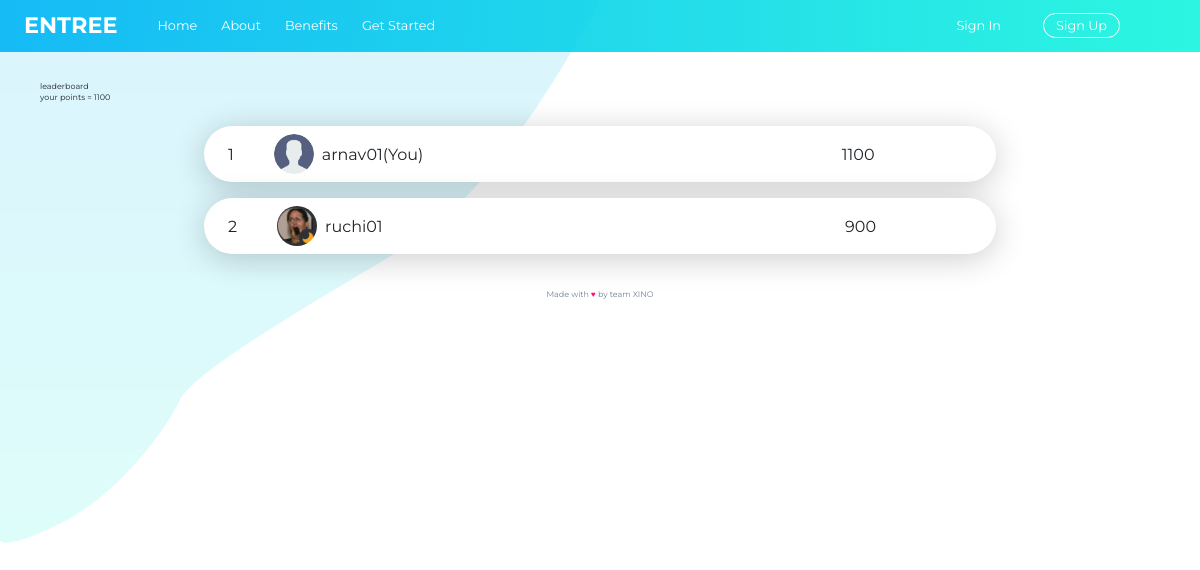
/leaderboard (signed in), run on the app's committed database.
### Tool/models.py (models this page shows, shortened)
class User(db.Model,UserMixin):
    __tablename__ = 'users'
    id = db.Column(db.Integer,primary_key = True)
    name = db.Column(db.String(64))
    username = db.Column(db.String , unique = True)
    profile_image = db.Column(db.String(64), nullable = False , default = 'developer.png')
    membership = db.Column(db.String(64), nullable = False , default = 'basic')
    email = db.Column(db.String(64),unique = True,index = True)
    password_hash = db.Column(db.String(128))
    points = db.Column(db.Integer , default = 0)

### app.py (the view)
@app.route('/leaderboard')
def leaderboard():
    all_users = User.query.order_by(User.points.desc()).all()
    n = len(all_users)
    rank = []
    for users in all_users:
        rank.append(n)
        n -= 1
    return render_template('leaderboard.htm',all_users=all_users,rank=rank)

### Tool/models.py (called while the page is built)
@login_manager.user_loader
def load_user(user_id):
    return User.query.get(user_id)

### Tool/templates/leaderboard.htm
{% extends "base.htm" %}
{% block content %}
<img src="static/img/curve.png" alt="leaderboard break" class="lboard-break">
<div class="lboard-wrapper">
    <h1class="heading-2 mgb-small">leaderboard</h1>
       <h1>your points = {{current_user.points}}</h1>
    <div class="lboard">
      {%for user in all_users%}
        <div class="lboard__item">
            <p class="lboard__no">{{rank.pop()}}</p>
            <img src="{{url_for('static', filename=user.profile_image)}}" alt="pfp 1" class="lboard__img">
            <p class="lboard__info"> {%if user == current_user%}
            <td>{{user.username}}(You)</td>
            {%else%}
            <td>{{user.username}}</td>
            {%endif%}</p>
            <p class="lboard__points">{{user.points}}</p>
        </div>
        {%endfor%}
    </div>
</div>
{%endblock%}

### Tool/static/css/styles.css (style rules this page uses)
html { font-size: 62.5%; scroll-behavior: smooth; box-sizing: border-box; }
@media only screen and (max-width: 75em) { html { font-size: 50%; } }
*, *::before, *::after { margin: 0; padding: 0; box-sizing: inherit; }
body { font-family: "Montserrat", sans-serif; font-weight: 400; line-height: 1.6; overflow-x: hidden; }
.lboard-break { position: absolute; top: 0; left: 0; width: 50%; z-index: -1; }
.lboard-wrapper { margin-top: 10rem; padding: 0rem 5rem; }
.lboard { padding: 3rem; width: 75%; margin: auto; }
.lboard__item { display: flex; align-items: center; background-color: #ffffff; box-shadow: 0 5px 4rem rgba(0, 0, 0, 0.2); border-radius: 100px; padding: 1rem 3rem; }
.lboard__item:not(:last-child) { margin-bottom: 2rem; }
.lboard__no { margin-right: 5rem; }
.lboard__img { width: 5rem; height: 5rem; border-radius: 50%; margin-right: 1em; }
.lboard__info, .lboard__no, .lboard__points { font-size: 2rem; }
.lboard__info { width: calc(100% - 28rem); }

### data on the page
User: points "1100", pop "1", profile_image (picture), username "arnav01"
User: pop "2", profile_image (picture), username "ruchi01", points "900"
